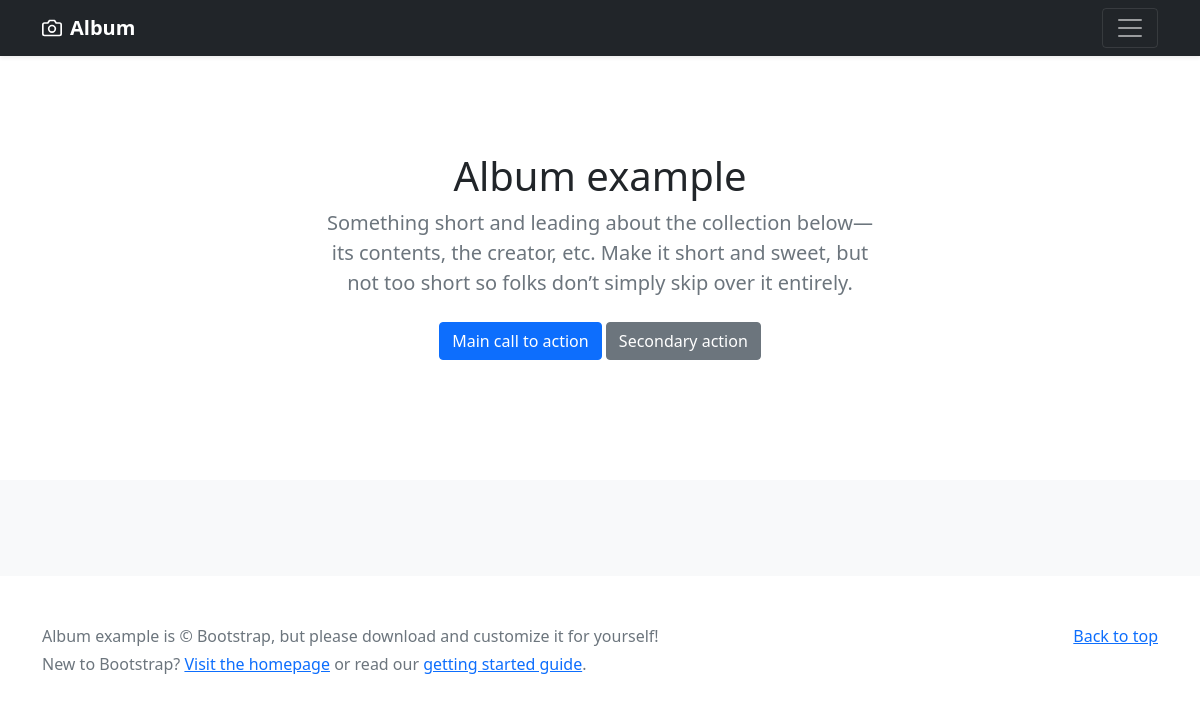
Before: /album/ with the older database file.
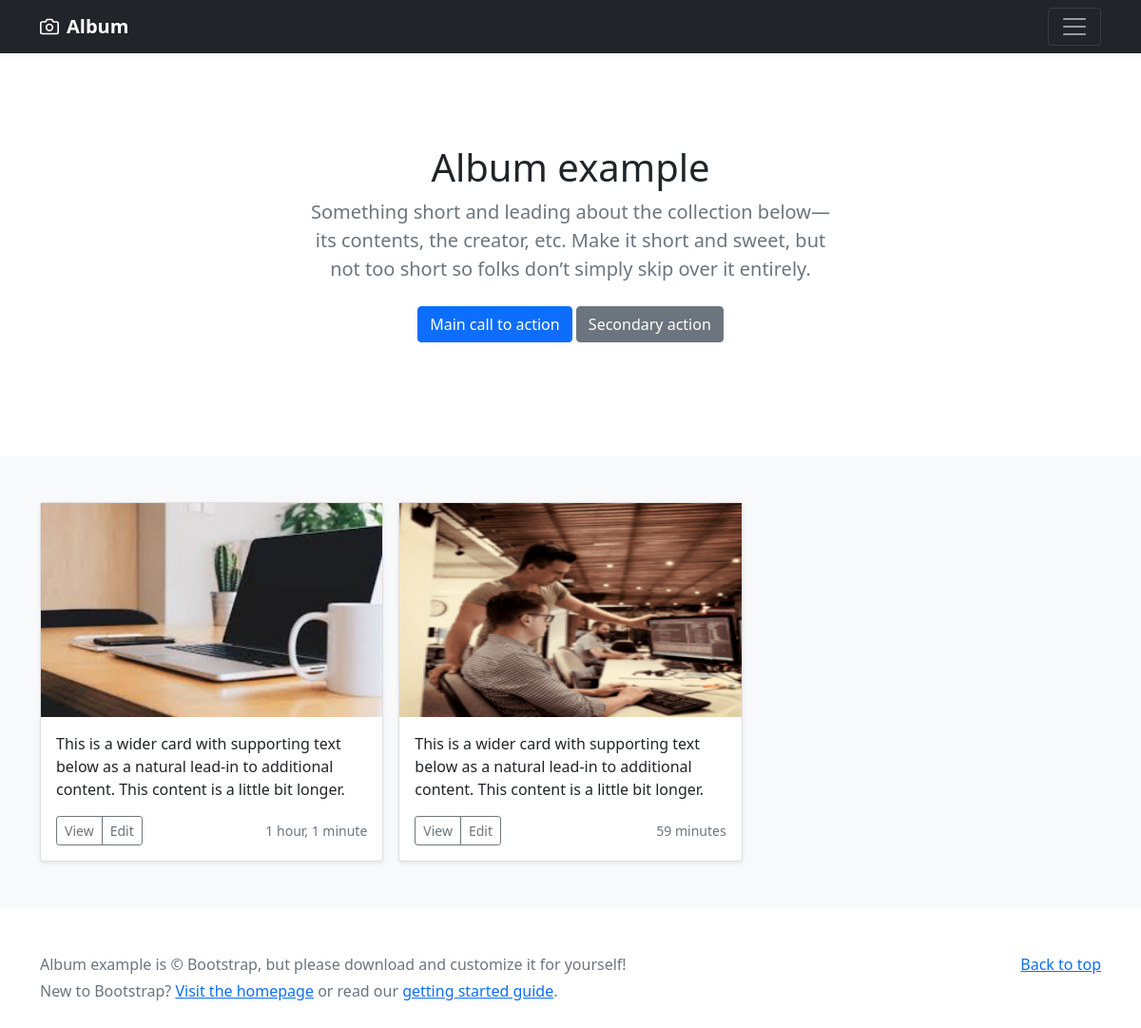
After: the same page with the newer database file.
### album/models.py (models this page shows)
class Album (models.Model):
    thumbnail = models.ImageField(upload_to ='album/photo/')
    description = models.TextField()
    creation = models.DateTimeField(auto_now_add =True)

### album/views.py (the view)
# urls.py: path('',views.sadika,name='sadika')
def sadika (request):
    albums = Album.objects.all()
    context = {
        'albums':albums
    }
    return render (request, 'album/index.html',context)

### templates/album/index.html (shortened to what this page needs)
{% load static %}
<!doctype html>
<html lang="en">
  <head>
<link href="{% static "assets/dist/css/bootstrap.min.css" %}" rel="stylesheet">
  </head>
  <body>
<header>
  <div class="navbar navbar-dark bg-dark shadow-sm">
    <div class="container">
      <a href="#" class="navbar-brand d-flex align-items-center">
        <strong>Album</strong>
      </a>
      <button class="navbar-toggler" type="button" data-bs-toggle="collapse" data-bs-target="#navbarHeader" aria-controls="navbarHeader" aria-expanded="false" aria-label="Toggle navigation">
        <span class="navbar-toggler-icon"></span>
      </button>
    </div>
  </div>
</header>
<main>
  <section class="py-5 text-center container">
    <div class="row py-lg-5">
      <div class="col-lg-6 col-md-8 mx-auto">
        <h1 class="fw-light">Album example</h1>
        <p class="lead text-muted">Something short and leading about the collection below—its contents, the creator, etc. Make it short and sweet, but not too short so folks don’t simply skip over it entirely.</p>
        <p>
          <a href="#" class="btn btn-primary my-2">Main call to action</a>
          <a href="#" class="btn btn-secondary my-2">Secondary action</a>
        </p>
      </div>
    </div>
  </section>
  <div class="album py-5 bg-light">
    <div class="container">
      <div class="row row-cols-1 row-cols-sm-2 row-cols-md-3 g-3">
        {% for album in albums %}
        <div class="col">
          <div class="card shadow-sm">
            <img width="100%" height="225" src="{{ album.thumbnail.url }}" alt="Image">
            <div class="card-body">
              <p class="card-text">{{ album.description }}</p>
              <div class="d-flex justify-content-between align-items-center">
                <div class="btn-group">
                  <button type="button" class="btn btn-sm btn-outline-secondary">View</button>
                  <button type="button" class="btn btn-sm btn-outline-secondary">Edit</button>
                </div>
                <small class="text-muted">{{ album.creation | timesince }}</small>
              </div>
            </div>
          </div>
        </div>
        {% endfor %}
      </div>
    </div>
  </div>
</main>
<footer class="text-muted py-5">
  <div class="container">
    <p class="float-end mb-1">
      <a href="#">Back to top</a>
    </p>
    <p class="mb-1">Album example is &copy; Bootstrap, but please download and customize it for yourself!</p>
    <p class="mb-0">New to Bootstrap? <a href="/">Visit the homepage</a> or read our <a href="../getting-started/introduction/">getting started guide</a>.</p>
  </div>
</footer>
  </body>
</html>

Changed rows visible on the page:
added Album: thumbnail (picture), description "This is a wider card with supporting text below as a natural lead-in to additional content. This content is a little bit longer.", creation "1 hour, 1 minute"
added Album: thumbnail (picture), description "This is a wider card with supporting text below as a natural lead-in to additional content. This content is a little bit longer.", creation "59 minutes"
